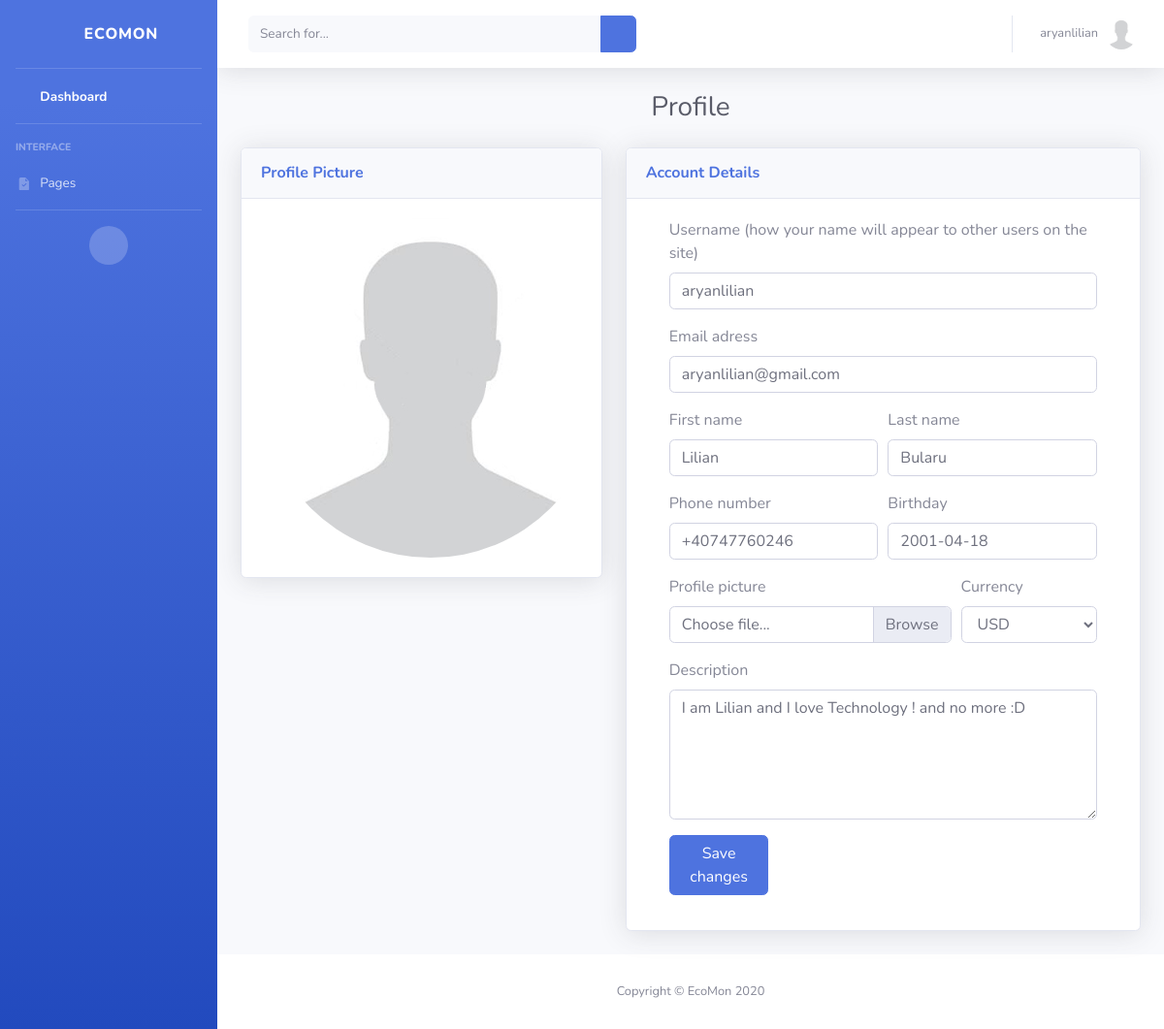
/users/profile/ (signed in), run on the app's committed database.
### users/models.py (models this page shows, shortened)
class User(AbstractUser):
    email = models.EmailField(_('Email'), null=False, blank=False, unique=True)
    first_name = models.CharField(_('First Name'), max_length=100, null=False, blank=False)
    last_name = models.CharField(_('Last Name'), max_length=100, null=False, blank=False)
    birth_date = models.DateField(_('Birth Date'), auto_now_add=False, null=True, blank=True)
    phone_number = PhoneNumberField(_('Phone Number'), null=True, blank=True, unique=True)
    email_verified = models.BooleanField(_('Email Verified'), default=False)
    marketing_email = models.BooleanField(_('Do not marketing email'), default=False)
    accept_terms_and_conditions = models.BooleanField(_('Accept terms and contidions'), default=False)

class Profile(models.Model):
    class Currency(models.TextChoices):
        AED = 'AED', _('AED')
        AUD = 'AUD', _('AUD')
        BRL = 'BRL', _('BRL')
        CAD = 'CAD', _('CAD')
        CHF = 'CHF', _('CHF')
        CLP = 'CLP', _('CLP')
        CNY = 'CNY', _('CNY')
        COP = 'COP', _('COP')
        CZK = 'CZK', _('CZK')
        DKK = 'DKK', _('DKK')
        EUR = 'EUR', _('EUR')
        GBP = 'GBP', _('GBP')
        HKD = 'HKD', _('HKD')
        HUF = 'HUF', _('HUF')
        IDR = 'IDR', _('IDR')
        ILS = 'ILS', _('ILS')
        INR = 'INR', _('INR')
        JPY = 'JPY', _('JPY')
        KRW = 'KRW', _('KRW')
        MDL = 'MDL', _('MDL')
        MXN = 'MXN', _('MXN')
        MYR = 'MYR', _('MYR')
        NOK = 'NOK', _('NOK')
        NZD = 'NZD', _('NZD')
        PHP = 'PHP', _('PHP')
        PLN = 'PLN', _('PLN')
        RON = 'RON', _('RON')
        RUB = 'RUB', _('RUB')
        SAR = 'SAR', _('SAR')
        SEK = 'SEK', _('SEK')
        SGD = 'SGD', _('SGD')
        THB = 'THB', _('THB')
        TRY = 'TRY', _('TRY')
        TWD = 'TWD', _('TWD')
        USD = 'USD', _('USD')
        ZAR = 'ZAR', _('ZAR')
    user = models.OneToOneField(User, on_delete=models.CASCADE)
    image = models.ImageField(_('Avatar'), default='default.jpg', upload_to='profile_pics')
    description = models.TextField(_('Description'), null=False, blank=True)
    currency = models.CharField(_('Currency'), max_length=3, choices=Currency.choices, default=Currency.USD)
    created_date = models.DateTimeField(_('Created Date/Time'), auto_now_add=True)
    updated_date = models.DateTimeField(_('Updated Date/Time'), auto_now=True)

### users/views.py (the view, shortened to what this page needs)
# urls.py: path('profile/', ProfileView.as_view(), name='profile'),
class ProfileView(LoginRequiredMixin, View):
    template_name = 'users/profile.html'
    def get(self, request, *args, **kwargs):
        context = self.get_context_data(**kwargs)
        return render(request, self.template_name, context)
    def get_context_data(self, **kwargs):
        user_update_form = UserUpdateForm(instance=self.request.user)
        profile_update_form = ProfileUpdateForm(instance=self.request.user.profile)
        context = {
            'title' : 'Profile',
            'user_update_form' : user_update_form,
            'profile_update_form' : profile_update_form,
        }
        return context

### users/forms.py (shortened to what this page needs)
class UserUpdateForm(forms.ModelForm):
    email = forms.EmailField(widget=forms.EmailInput())
    first_name = forms.CharField(widget=forms.TextInput())
    last_name = forms.CharField(widget=forms.TextInput())
    birth_date = forms.DateField()
    phone_number = PhoneNumberField()
    class Meta:
        model = User
        fields = [
            'username',
            'email',
            'first_name',
            'last_name',
            'birth_date',
            'phone_number',
        ]
    error_messages = {
        'first_name' : _('First name can contain only letters'),
        'last_name' : _('Last name can contain only letters')
    }

class ProfileUpdateForm(forms.ModelForm):
    image = forms.ImageField(widget=forms.FileInput())
    description = forms.CharField(widget=forms.Textarea(attrs={'rows': 5, 'cols': 82}))
    class Meta:
        model = Profile
        fields = [
            'image',
            'description',
            'currency',
        ]

### templates/users/profile.html (shortened to what this page needs)
{% extends 'users/base.html' %}
{% load widget_tweaks %}
{% block content %}
    <div class="row">
        <div class="col-xl-5 col-lg-3">
            <div class="card shadow mb-4">
                <div class="card-header py-3 d-flex flex-row align-items-center justify-content-between">
                    <h6 class="m-0 font-weight-bold text-primary">Profile Picture</h6>
                </div>
                <div class="card-body">
                    <img class="img-profile rounded-circle" src="{{ user.profile.image.url }}">
                </div>
            </div>
        </div>
        <div class="col-xl-7 col-lg-7">
            <div class="card shadow mb-4">
                <div class="card-header py-3 d-flex flex-row align-items-center justify-content-between">
                    <h6 class="m-0 font-weight-bold text-primary">Account Details</h6>
                </div>
                <div class="card-body">
                    <div class="container">
                        <form method="POST">
                            <div class="form-row">
                                <div class="form-group col-md-12">
                                    <label for="username">Username (how your name will appear to other users on the site)</label>
                                    {% render_field user_update_form.username class="form-control" placeholder="username" id="username" %}
                                </div>
                            </div>
                            <div class="form-row">
                                <div class="form-group col-md-12">
                                    <label for="email">Email adress</label>
                                    {% render_field user_update_form.email class="form-control" placeholder="name@example.com" id="email" %}
                                </div>
                            </div>
                            <div class="form-row">
                                <div class="form-group col-md-6">
                                    <label for="firstName">First name</label>
                                    {% render_field user_update_form.first_name class="form-control" placeholder="John" id="firstName" %}
                                </div>
                                <div class="form-group col-md-6">
                                    <label for="lastName">Last name</label>
                                    {% render_field user_update_form.last_name class="form-control" placeholder="Hanks" id="lastName" %}
                                </div>
                            </div>
                            <div class="form-row">
                                <div class="form-group col-md-6">
                                    <label for="phoneNumber">Phone number</label>
                                    {% render_field user_update_form.phone_number class="form-control" placeholder="123-345-678" id="phoneNumber" %}
                                </div>
                                <div class="form-group col-md-6">
                                    <label for="birthday">Birthday</label>
                                    {% render_field user_update_form.birth_date class="form-control" placeholder="06/01/2002" id="birthday" %}
                                </div>
                            </div>
                            <div class="form-row">
                                <div class="form-group col-md-8">
                                    <label for="validatedCustomFile">Profile picture</label>
                                    <div class="custom-file">
                                        <label class="custom-file-label" for="validatedCustomFile">Choose file...</label>
                                    </div>
                                </div>
                                <div class="form-group col-md-4">
                                    <label for="currency">Currency</label>
                                    {% render_field profile_update_form.currency id="currency" class="form-control" %}
                                </div>
                            </div>
                            <div class="form-row">
                                <div class="form-group col-md-12">
                                    <label for="description">Description</label>
                                    {% render_field profile_update_form.description class="form-control" id="description" placeholder="Profile description..." %}
                                </div>
                            </div>
                            <div class="form-row">
                                <div class="form-group col-md-3">
                                    <button type="submit" name="button" class="btn btn-md btn-primary">Save changes</button>
                                </div>
                            </div>
                        </form>
                    </div>
                </div>
            </div>
        </div>
    </div>
{% endblock %}

### templates/users/base.html (shortened to what this page needs)
{% load static %}
<!DOCTYPE html>
<html lang="en">
<head>
    <link href="{% static 'vendor/fontawesome-free/css/all.min.css' %}" rel="stylesheet" type="text/css">
    <link href="{% static 'css/sb-admin-2.min.css' %}" rel="stylesheet">
    <link href="{% static 'vendor/datatables/dataTables.bootstrap4.min.css' %}" rel="stylesheet">
</head>
<body id="page-top">
    <div id="wrapper">
        <ul class="navbar-nav bg-gradient-primary sidebar sidebar-dark accordion" id="accordionSidebar">
            <a class="sidebar-brand d-flex align-items-center justify-content-center" href="{% url 'dashboard' %}">
                <div class="sidebar-brand-icon rotate-n-15">
                    <i class="fas fa-laugh-wink"></i>
                </div>
                <div class="sidebar-brand-text mx-3">EcoMon</div>
            </a>
            <hr class="sidebar-divider my-0">
            <li class="nav-item active">
                <a class="nav-link" href="{% url 'dashboard' %}">
                    <span>Dashboard</span></a>
            </li>
            <hr class="sidebar-divider">
            <div class="sidebar-heading">
                Interface
            </div>
            <li class="nav-item">
                <a class="nav-link collapsed" href="#" data-toggle="collapse" data-target="#collapseTwo"
                    aria-expanded="true" aria-controls="collapseTwo">
                    <i class="fas fa-fw">
                    </i>
                    <span>Pages</span>
                </a>
            </li>
            <hr class="sidebar-divider">
            <div class="text-center d-none d-md-inline">
                <button class="rounded-circle border-0" id="sidebarToggle"></button>
            </div>
        </ul>
        <div id="content-wrapper" class="d-flex flex-column">
            <div id="content">
                <nav class="navbar navbar-expand navbar-light bg-white topbar mb-4 static-top shadow">
                    <form
                        class="d-none d-sm-inline-block form-inline mr-auto ml-md-3 my-2 my-md-0 mw-100 navbar-search">
                        <div class="input-group">
                            <input type="text" class="form-control bg-light border-0 small" placeholder="Search for..."
                                aria-label="Search" aria-describedby="basic-addon2">
                            <div class="input-group-append">
                                <button class="btn btn-primary" type="button">
                                    <i class="fas fa-search fa-sm"></i>
                                </button>
                            </div>
                        </div>
                    </form>
                    <ul class="navbar-nav ml-auto">
                        <li class="nav-item dropdown no-arrow">
                            <a class="nav-link dropdown-toggle" href="#" id="userDropdown" role="button"
                                data-toggle="dropdown" aria-haspopup="true" aria-expanded="false">
                                <span class="mr-2 d-none d-lg-inline text-gray-600 small">{{ user.username }}</span>
                                <img class="img-profile rounded-circle" src="{{ user.profile.image.url }}">
                            </a>
                        </li>
                    </ul>
                </nav>
                <div class="container-fluid">
                    <div class="d-sm-flex align-items-center justify-content-center mb-4">
                        <h1 class="h3 mb-0 text-gray-800">{{ title }}</h1>
                    </div>
                    {% block content %}
                    {% endblock %}
                </div>
            </div>
            <footer class="sticky-footer bg-white">
                <div class="container my-auto">
                    <div class="copyright text-center my-auto">
                        <span>Copyright &copy; EcoMon 2020</span>
                    </div>
                </div>
            </footer>
        </div>
    </div>
</body>
</html>

### data on the page
User: username "aryanlilian", profile.image (placeholder picture), email "aryanlilian@gmail.com", first_name "Lilian", last_name "Bularu", phone_number "+40747760246", birth_date "2001-04-18"
Profile: currency "USD", description "I am Lilian and I love Technology ! and no more :D"

### other printed values
{{ title }} "Profile"
